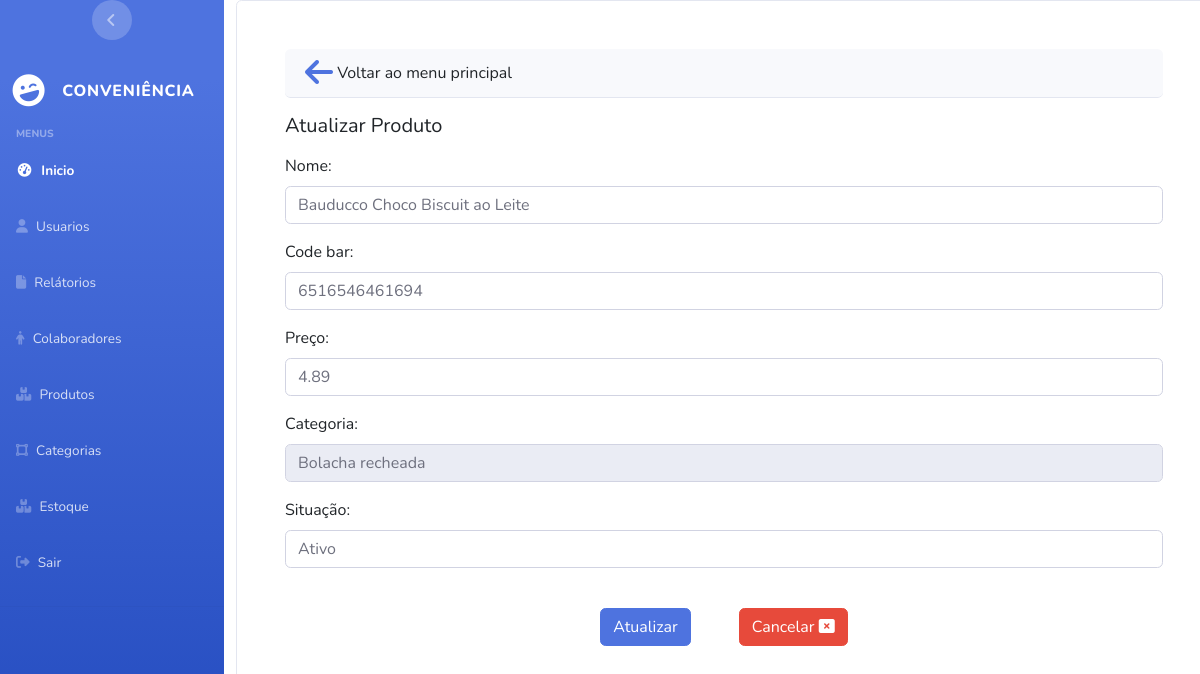
The app's page /product/update_product/1 (signed in), older data.
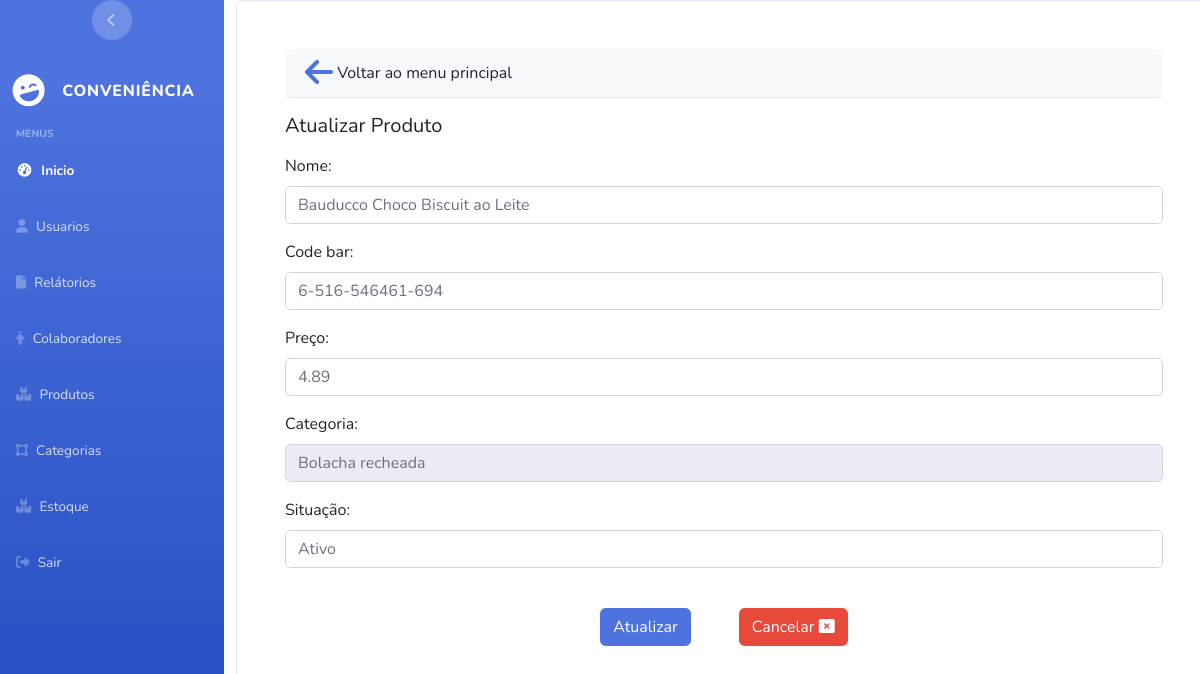
The same page, newer data.
### apps/Product/models.py (models this page shows, shortened)
class Product(models.Model):
    name = models.CharField(max_length=50,unique=True)
    code_bar = models.CharField(max_length=16,unique=True)
    price = models.DecimalField(decimal_places=2,max_digits=5)
    active = models.IntegerField(default=status_type.Ativo ,choices=status_type.choices)
    category = models.ForeignKey(Category,on_delete=models.DO_NOTHING)

### apps/Category/models.py (models this page shows, shortened)
class Category(models.Model):
    name = models.CharField(unique=True,max_length=99,default="Nome Categoria")
    description = models.TextField(blank=True)
    created_at = models.DateTimeField(auto_now_add=True)

### apps/Product/views.py (the view)
# urls.py: path('update_product/<int:id>',views.update_product, name='update_product'),
@user_passes_test(lambda user: user.is_superuser or user.is_staff,login_url='user:page_not_found')
@login_required(login_url="login_system")
def update_product(request,id):
    try:
        product_selected = Product.objects.get(id=id)
        form = registerProductForm(request.POST or None, instance=product_selected)
        if request.method == "POST":
            if form.is_valid():
                form.save()
                messages.success(request, "Atualizado com sucesso")
                return redirect('product:main_menu_product')
            else:
                messages.warning(request, "Dados Invalido")
    except Exception as e:
        print(f"Exceção lançada ao salvar a atualização do produto  -  {e}")
    return render(request,'product/update_product.html',{'form':form})

### apps/Product/forms.py
class registerProductForm(ModelForm):
    code_bar = forms.CharField(widget=forms.TextInput(attrs={"placeholder": "Codigo de Barras","class": "form-control","onchange":"validateCodeBar(this)"}),max_length=18)
    active = forms.ChoiceField(choices=status_type.choices,widget=forms.Select(attrs={'class': 'form-control '}),label= 'Situação')
    class Meta:
        model = Product
        fields = ['name','code_bar','price','category','active']
        labels = {
                  'name':"Nome",
                  'code_bar':'Codigo De Barras',
                  'price':'Preço',
                  'category':'Categoria',
                  }
        widgets = {
                   'name': forms.TextInput(attrs={"placeholder": "Nome do Produto","class": "form-control","maxlength": "30"}),
                   'price': forms.TextInput(attrs={"placeholder": "Preço","class": "form-control","onchange":"inputPriceMask(this)"}),
                   'category':forms.Select(attrs={'class': 'form-control ','readonly':True}),
                   'active':forms.Select(attrs={'class': 'form-control ','readonly':True})
                   }

### templates/product/update_product.html (shortened to what this page needs)
{% extends 'base.html' %} {% block title %} Cadastro de Produtos {% endblock %}
{% block stylesheets %}{% endblock stylesheets %} {% block content %}
<div class="card p-5 vh-100">
     <div class="card-header rounded mb-3">
      <a href="{% url 'product:main_menu_product'%}">
          <i class="fa-sharp fa-solid fa-arrow-left fa-2xl"></i>
      </a>
      Voltar ao menu principal
  </div>
  <h5 class="mb-3">Atualizar Produto</h5>
  <form method="post">
    {% csrf_token %} {{ form.as_p }}
    <br/>
    <div class="d-flex justify-content-center" >
      <input type="submit" value="Atualizar" class="btn btn-primary "/>
      <a href="{% url 'product:main_menu_product'%}" class="btn btn-danger ms-5">
        Cancelar
    <i class="fa-solid fa-rectangle-xmark"></i>
    </a>
    </div>
  </form>
</div>
{% endblock content %} {% block javascripts %}{% endblock javascripts %}

Row changes from the older to the newer data that the page shows:
changed Product "Bolacha recheada": code_bar "6516546461694" → "6-516-546461-694"
